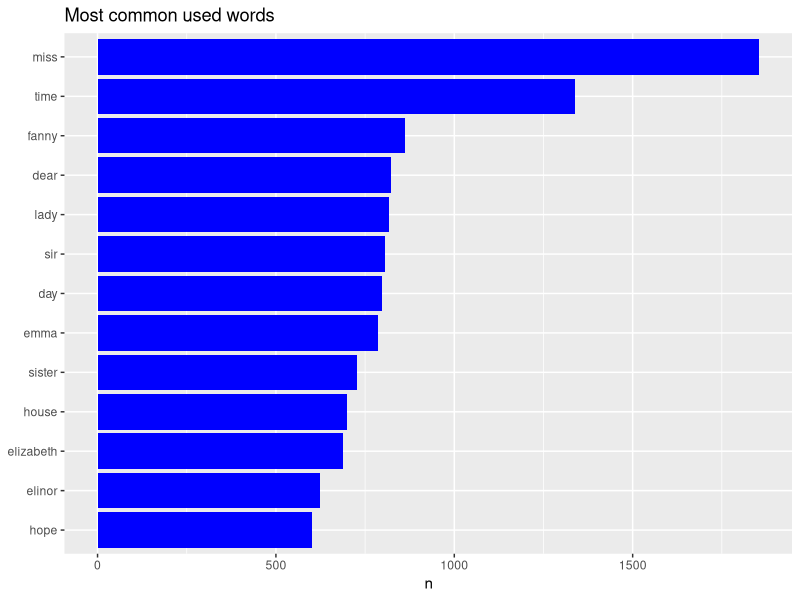

Here is the R script that generated this plot:
## ---- chunk 1
knitr::opts_chunk$set(echo = TRUE)
## ---- chunk 2
text <- c("Because I could not stop for Death -",
          "He kindly stopped for me -",
          "The Carriage held but just Ourselves -",
          "and Immortality")
text
## ---- chunk 3
library(dplyr)
library(tibble)
text_df <- data_frame(line = 1:4, text = text)
text_df
## ---- chunk 4
library(tidytext)
text_df %>% 
  unnest_tokens(output=word, input=text)
## ---- chunk 5
library(janeaustenr)
library(stringr)
original_books <- austen_books() %>%
  # adding two new columns linenumber and chapter
    group_by(book) %>% mutate(linenumber = row_number(),
    chapter = cumsum(str_detect(text, regex("^chapter [\\divxlc]",
    ignore_case = TRUE)))) %>%  ungroup()
as_tibble(original_books)
## ---- chunk 6
tidy_books = original_books %>%
              unnest_tokens(output = word, input = text)
tidy_books
# COUNTING THE FREQUENCY OF THE WORDS
tidy_books %>% 
  count(word, sort = TRUE)
## ---- chunk 7
data("stop_words")
stop_words
# removing stop words
tidy_books = tidy_books %>% 
              anti_join(stop_words)
tidy_books

# counting the most common words
tidy_books %>% 
      count(word, sort = TRUE)
# counting the most common books
tidy_books %>% 
      count(book, sort = TRUE)
# counting the number of chapters
tidy_books %>% 
      count(chapter, sort = FALSE)
## ---- chunk 8
library(ggplot2)
tidy_books %>%
  count(word, sort = TRUE) %>%
  filter(n > 600) %>%
  mutate(word = reorder(word, n)) %>%
  ggplot(aes(word, n)) +
  geom_col(fill='blue') +  xlab(NULL) + 
  coord_flip() + ggtitle('Most common used words')
## ---- chunk 9
janeaustenr::austen_books()[1:100,]
austen_books() %>% group_by(book) %>% summarise(total_lines=n())
# view(emma)
